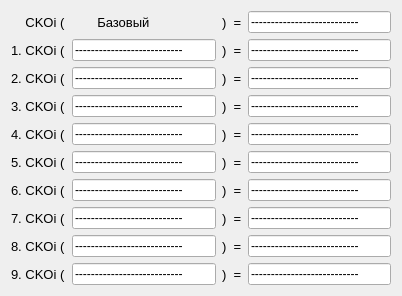
   <widget class="QWidget" name="layoutWidget">
    <property name="geometry">
     <rect>
      <x>1340</x>
      <y>160</y>
      <width>402</width>
      <height>278</height>
     </rect>
    </property>
    <layout class="QHBoxLayout" name="horizontalLayout_12">
     <item>
      <layout class="QVBoxLayout" name="verticalLayout_19">
       <item>
        <widget class="QLabel" name="label_124">
         <property name="font">
          <font>
           <pointsize>10</pointsize>
          </font>
         </property>
         <property name="text">
          <string>    CKOi (</string>
         </property>
        </widget>
       </item>
       <item>
        <widget class="QLabel" name="label_115">
         <property name="font">
          <font>
           <pointsize>10</pointsize>
          </font>
         </property>
         <property name="text">
          <string>1. CKOi (</string>
         </property>
        </widget>
       </item>
       <item>
        <widget class="QLabel" name="label_116">
         <property name="font">
          <font>
           <pointsize>10</pointsize>
          </font>
         </property>
         <property name="text">
          <string>2. CKOi (</string>
         </property>
        </widget>
       </item>
       <item>
        <widget class="QLabel" name="label_117">
         <property name="font">
          <font>
           <pointsize>10</pointsize>
          </font>
         </property>
         <property name="text">
          <string>3. CKOi (</string>
         </property>
        </widget>
       </item>
       <item>
        <widget class="QLabel" name="label_118">
         <property name="font">
          <font>
           <pointsize>10</pointsize>
          </font>
         </property>
         <property name="text">
          <string>4. CKOi (</string>
         </property>
        </widget>
       </item>
       <item>
        <widget class="QLabel" name="label_119">
         <property name="font">
          <font>
           <pointsize>10</pointsize>
          </font>
         </property>
         <property name="text">
          <string>5. CKOi (</string>
         </property>
        </widget>
       </item>
       <item>
        <widget class="QLabel" name="label_120">
         <property name="font">
          <font>
           <pointsize>10</pointsize>
          </font>
         </property>
         <property name="text">
          <string>6. CKOi (</string>
         </property>
        </widget>
       </item>
       <item>
        <widget class="QLabel" name="label_121">
         <property name="font">
          <font>
           <pointsize>10</pointsize>
          </font>
         </property>
         <property name="text">
          <string>7. CKOi (</string>
         </property>
        </widget>
       </item>
       <item>
        <widget class="QLabel" name="label_122">
         <property name="font">
          <font>
           <pointsize>10</pointsize>
          </font>
         </property>
         <property name="text">
          <string>8. CKOi (</string>
         </property>
        </widget>
       </item>
       <item>
        <widget class="QLabel" name="label_123">
         <property name="font">
          <font>
           <pointsize>10</pointsize>
          </font>
         </property>
         <property name="text">
          <string>9. CKOi (</string>
         </property>
        </widget>
       </item>
      </layout>
     </item>
     <item>
      <layout class="QVBoxLayout" name="verticalLayout_20">
       <item>
        <widget class="QLabel" name="label_143">
         <property name="font">
          <font>
           <pointsize>10</pointsize>
          </font>
         </property>
         <property name="text">
          <string>       Базовый</string>
         </property>
        </widget>
       </item>
       <item>
        <widget class="QLineEdit" name="estimate4_2">
         <property name="text">
          <string>---------------------------</string>
         </property>
         <property name="readOnly">
          <bool>true</bool>
         </property>
        </widget>
       </item>
       <item>
        <widget class="QLineEdit" name="estimate4_3">
         <property name="text">
          <string>---------------------------</string>
         </property>
         <property name="readOnly">
          <bool>true</bool>
         </property>
        </widget>
       </item>
       <item>
        <widget class="QLineEdit" name="estimate4_4">
         <property name="text">
          <string>---------------------------</string>
         </property>
         <property name="readOnly">
          <bool>true</bool>
         </property>
        </widget>
       </item>
       <item>
        <widget class="QLineEdit" name="estimate4_5">
         <property name="text">
          <string>---------------------------</string>
         </property>
         <property name="readOnly">
          <bool>true</bool>
         </property>
        </widget>
       </item>
       <item>
        <widget class="QLineEdit" name="estimate4_6">
         <property name="text">
          <string>---------------------------</string>
         </property>
         <property name="readOnly">
          <bool>true</bool>
         </property>
        </widget>
       </item>
       <item>
        <widget class="QLineEdit" name="estimate4_7">
         <property name="text">
          <string>---------------------------</string>
         </property>
         <property name="readOnly">
          <bool>true</bool>
         </property>
        </widget>
       </item>
       <item>
        <widget class="QLineEdit" name="estimate4_8">
         <property name="text">
          <string>---------------------------</string>
         </property>
         <property name="readOnly">
          <bool>true</bool>
         </property>
        </widget>
       </item>
       <item>
        <widget class="QLineEdit" name="estimate4_9">
         <property name="text">
          <string>---------------------------</string>
         </property>
         <property name="readOnly">
          <bool>true</bool>
         </property>
        </widget>
       </item>
       <item>
        <widget class="QLineEdit" name="estimate4_10">
         <property name="text">
          <string>---------------------------</string>
         </property>
         <property name="readOnly">
          <bool>true</bool>
         </property>
        </widget>
       </item>
      </layout>
     </item>
     <item>
      <layout class="QVBoxLayout" name="verticalLayout_18">
       <item>
        <widget class="QLabel" name="label_105">
         <property name="font">
          <font>
           <pointsize>10</pointsize>
          </font>
         </property>
         <property name="text">
          <string>)  =</string>
         </property>
        </widget>
       </item>
       <item>
        <widget class="QLabel" name="label_106">
         <property name="font">
          <font>
           <pointsize>10</pointsize>
          </font>
         </property>
         <property name="text">
          <string>)  =</string>
         </property>
        </widget>
       </item>
       <item>
        <widget class="QLabel" name="label_107">
         <property name="font">
          <font>
           <pointsize>10</pointsize>
          </font>
         </property>
         <property name="text">
          <string>)  =</string>
         </property>
        </widget>
       </item>
       <item>
        <widget class="QLabel" name="label_108">
         <property name="font">
          <font>
           <pointsize>10</pointsize>
          </font>
         </property>
         <property name="text">
          <string>)  =</string>
         </property>
        </widget>
       </item>
       <item>
        <widget class="QLabel" name="label_109">
         <property name="font">
          <font>
           <pointsize>10</pointsize>
          </font>
         </property>
         <property name="text">
          <string>)  =</string>
         </property>
        </widget>
       </item>
       <item>
        <widget class="QLabel" name="label_110">
         <property name="font">
          <font>
           <pointsize>10</pointsize>
          </font>
         </property>
         <property name="text">
          <string>)  =</string>
         </property>
        </widget>
       </item>
       <item>
        <widget class="QLabel" name="label_111">
         <property name="font">
          <font>
           <pointsize>10</pointsize>
          </font>
         </property>
         <property name="text">
          <string>)  =</string>
         </property>
        </widget>
       </item>
       <item>
        <widget class="QLabel" name="label_112">
         <property name="font">
          <font>
           <pointsize>10</pointsize>
          </font>
         </property>
         <property name="text">
          <string>)  =</string>
         </property>
        </widget>
       </item>
       <item>
        <widget class="QLabel" name="label_113">
         <property name="font">
          <font>
           <pointsize>10</pointsize>
          </font>
         </property>
         <property name="text">
          <string>)  =</string>
         </property>
        </widget>
       </item>
       <item>
        <widget class="QLabel" name="label_114">
         <property name="font">
          <font>
           <pointsize>10</pointsize>
          </font>
         </property>
         <property name="text">
          <string>)  =</string>
         </property>
        </widget>
       </item>
      </layout>
     </item>
     <item>
      <layout class="QVBoxLayout" name="verticalLayout_21">
       <item>
        <widget class="QLineEdit" name="CKO1">
         <property name="text">
          <string>---------------------------</string>
         </property>
        </widget>
       </item>
       <item>
        <widget class="QLineEdit" name="CKO2">
         <property name="text">
          <string>---------------------------</string>
         </property>
        </widget>
       </item>
       <item>
        <widget class="QLineEdit" name="CKO3">
         <property name="text">
          <string>---------------------------</string>
         </property>
        </widget>
       </item>
       <item>
        <widget class="QLineEdit" name="CKO4">
         <property name="text">
          <string>---------------------------</string>
         </property>
        </widget>
       </item>
       <item>
        <widget class="QLineEdit" name="CKO5">
         <property name="text">
          <string>---------------------------</string>
         </property>
        </widget>
       </item>
       <item>
        <widget class="QLineEdit" name="CKO6">
         <property name="text">
          <string>---------------------------</string>
         </property>
        </widget>
       </item>
       <item>
        <widget class="QLineEdit" name="CKO7">
         <property name="text">
          <string>---------------------------</string>
         </property>
        </widget>
       </item>
       <item>
        <widget class="QLineEdit" name="CKO8">
         <property name="text">
          <string>---------------------------</string>
         </property>
        </widget>
       </item>
       <item>
        <widget class="QLineEdit" name="CKO9">
         <property name="text">
          <string>---------------------------</string>
         </property>
        </widget>
       </item>
       <item>
        <widget class="QLineEdit" name="CKO10">
         <property name="text">
          <string>---------------------------</string>
         </property>
        </widget>
       </item>
      </layout>
     </item>
    </layout>
   </widget>
